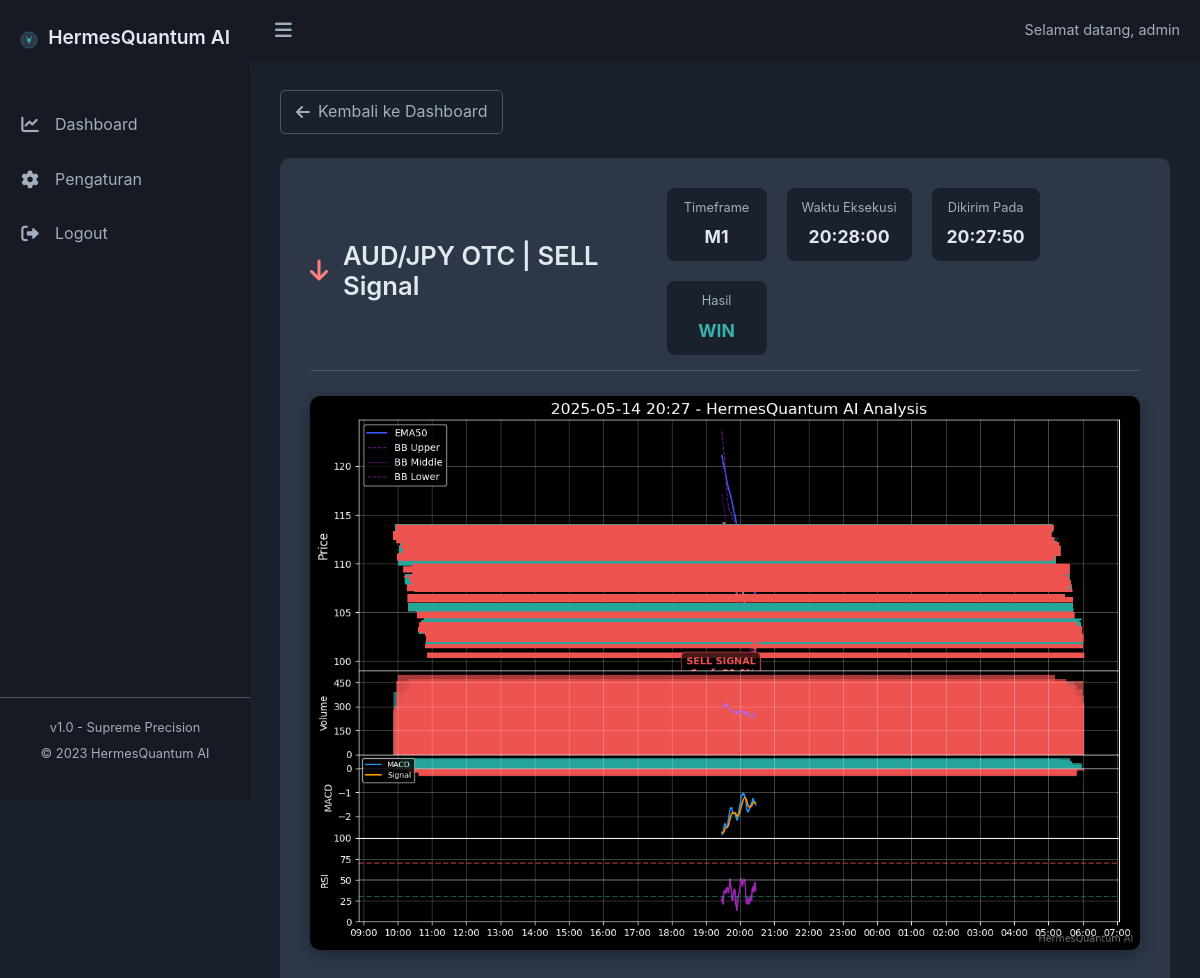
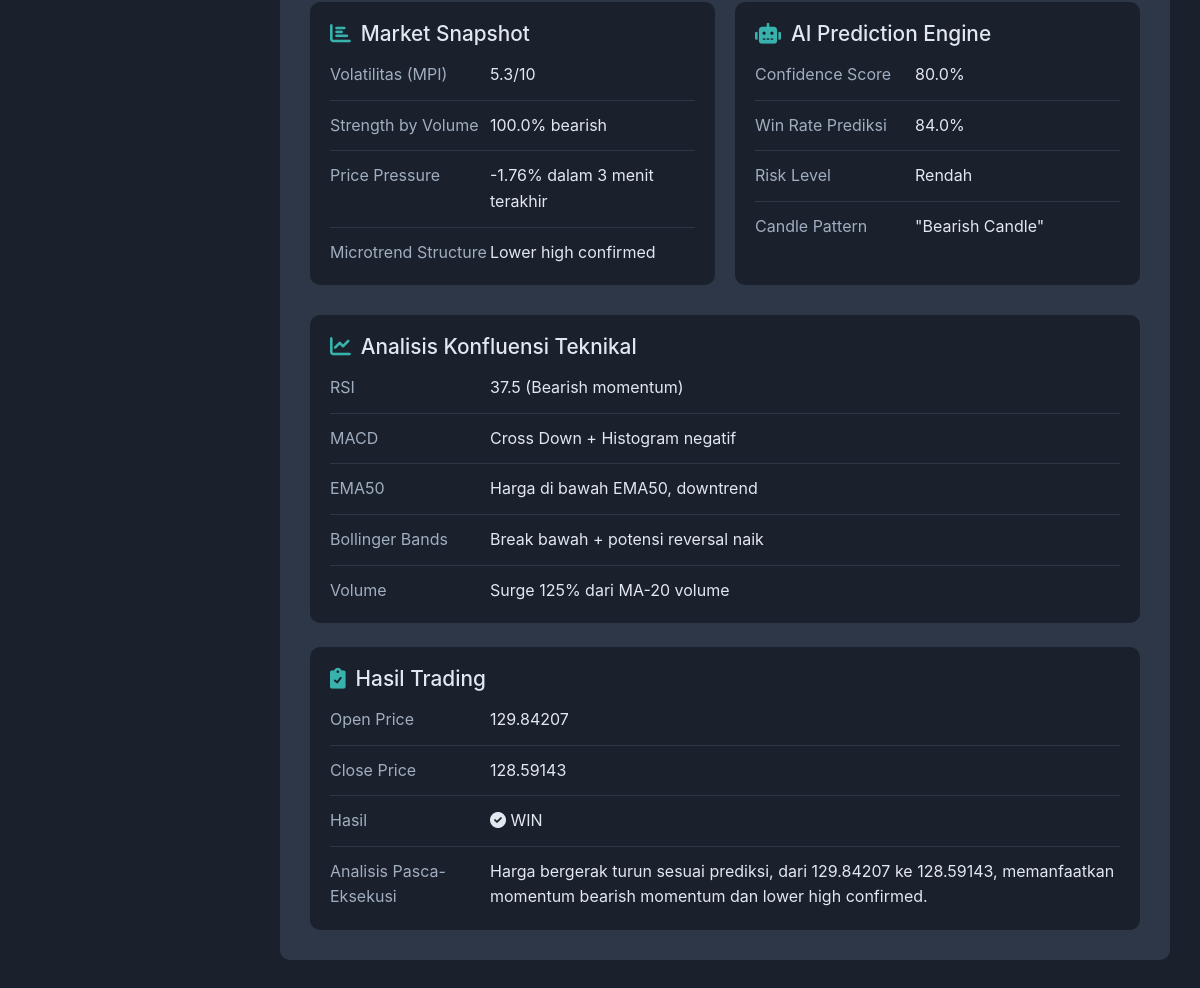
Screenshot of /signal/1 (signed in) with the database file from the repository (2 pictures, top to bottom).
### models.py (models this page shows, shortened)
class User(UserMixin, db.Model):
    id = db.Column(db.Integer, primary_key=True)
    username = db.Column(db.String(64), unique=True, nullable=False)
    email = db.Column(db.String(120), unique=True, nullable=False)
    password_hash = db.Column(db.String(256), nullable=False)
    is_admin = db.Column(db.Boolean, default=False)
    created_at = db.Column(db.DateTime, default=datetime.utcnow)

class Signal(db.Model):
    id = db.Column(db.Integer, primary_key=True)
    symbol = db.Column(db.String(32), nullable=False)  # Misalnya: AUD/JPY OTC
    timeframe = db.Column(db.String(8), nullable=False)  # Misalnya: M1
    direction = db.Column(db.String(8), nullable=False)  # BUY atau SELL
    executed_at = db.Column(db.DateTime, nullable=False)  # Waktu eksekusi (open candle)
    sent_at = db.Column(db.DateTime, nullable=False)  # Waktu sinyal dikirim
    volatility = db.Column(db.Float)  # Volatilitas (MPI)
    strength_by_volume = db.Column(db.Float)  # Dalam persentase
    price_pressure = db.Column(db.Float)  # Dalam persentase
    microtrend_structure = db.Column(db.String(64))  # Higher low, Lower high, dll
    rsi = db.Column(db.Float)  # Nilai RSI
    rsi_analysis = db.Column(db.String(128))  # Analisis RSI
    macd = db.Column(db.String(128))  # Informasi MACD
    ema50 = db.Column(db.String(128))  # Analisis EMA50
    bollinger_bands = db.Column(db.String(128))  # Analisis Bollinger Bands
    volume_analysis = db.Column(db.String(128))  # Analisis Volume
    candle_pattern = db.Column(db.String(64))  # Pola candle yang terdeteksi
    confidence = db.Column(db.Float)  # Nilai kepercayaan (dalam persentase)
    win_rate_prediction = db.Column(db.Float)  # Prediksi win rate (dalam persentase)
    risk_level = db.Column(db.String(16))  # Sangat Rendah, Rendah, Sedang, Tinggi, Sangat Tinggi
    chart_url = db.Column(db.String(256))  # URL ke gambar grafik analisis
    result = db.Column(db.String(8), nullable=True)  # WIN, LOSS, DRAW, atau None jika belum ada hasil
    open_price = db.Column(db.Float, nullable=True)  # Harga saat open
    close_price = db.Column(db.Float, nullable=True)  # Harga saat close
    post_analysis = db.Column(db.Text, nullable=True)  # Analisis pasca-eksekusi
    created_at = db.Column(db.DateTime, default=datetime.utcnow)
    updated_at = db.Column(db.DateTime, default=datetime.utcnow, onupdate=datetime.utcnow)

### app.py (the view)
@app.route('/signal/<int:signal_id>')
@login_required
def signal_detail(signal_id):
    signal = Signal.query.get_or_404(signal_id)
    return render_template('signal_detail.html', signal=signal)

### app.py (called while the page is built)
@login_manager.user_loader
def load_user(user_id):
    return db.session.get(User, int(user_id))

### templates/signal_detail.html (shortened to what this page needs)
{% extends 'layout.html' %}
{% block content %}
<div class="mb-4">
    <a href="{{ url_for('dashboard') }}" class="back-button">
        <i class="fas fa-arrow-left"></i> Kembali ke Dashboard
    </a>
</div>
<div class="signal-detail-container">
    <div class="signal-header">
        <div class="signal-title">
            <div class="signal-direction-icon {% if signal.direction == 'BUY' %}buy{% else %}sell{% endif %}">
                {% if signal.direction == 'BUY' %}
                    <i class="fas fa-arrow-up"></i>
                {% else %}
                    <i class="fas fa-arrow-down"></i>
                {% endif %}
            </div>
            <h2>{{ signal.symbol }} OTC | {{ signal.direction }} Signal</h2>
        </div>
        <div class="signal-meta">
            <div class="signal-meta-item">
                <div class="signal-meta-label">Timeframe</div>
                <div class="signal-meta-value">{{ signal.timeframe }}</div>
            </div>
            <div class="signal-meta-item">
                <div class="signal-meta-label">Waktu Eksekusi</div>
                <div class="signal-meta-value">{{ signal.executed_at.strftime('%H:%M:%S') }}</div>
            </div>
            <div class="signal-meta-item">
                <div class="signal-meta-label">Dikirim Pada</div>
                <div class="signal-meta-value">{{ signal.sent_at.strftime('%H:%M:%S') }}</div>
            </div>
            <div class="signal-meta-item">
                <div class="signal-meta-label">Hasil</div>
                {% if signal.result %}
                    <div class="signal-meta-value {{ signal.result.lower() }}">{{ signal.result }}</div>
                {% else %}
                    <div class="signal-meta-value pending">PENDING</div>
                {% endif %}
            </div>
        </div>
    </div>
    {% if signal.chart_url %}
    <div class="signal-chart">
        <img src="{{ url_for('static', filename=signal.chart_url.replace('static/', '')) }}" alt="Chart sinyal {{ signal.symbol }}">
    </div>
    {% endif %}
    <div class="signal-sections">
        <div class="signal-section">
            <h3 class="signal-section-title">
                <i class="fas fa-chart-bar"></i> Market Snapshot
            </h3>
            <ul class="signal-data-list">
                <li class="signal-data-item">
                    <div class="signal-data-label">Volatilitas (MPI)</div>
                    <div class="signal-data-value">{{ signal.volatility }}/10</div>
                </li>
                <li class="signal-data-item">
                    <div class="signal-data-label">Strength by Volume</div>
                    <div class="signal-data-value">
                        {{ signal.strength_by_volume }}%
                        {% if signal.direction == 'BUY' %}bullish{% else %}bearish{% endif %}
                    </div>
                </li>
                <li class="signal-data-item">
                    <div class="signal-data-label">Price Pressure</div>
                    <div class="signal-data-value">{{ signal.price_pressure }}% dalam 3 menit terakhir</div>
                </li>
                <li class="signal-data-item">
                    <div class="signal-data-label">Microtrend Structure</div>
                    <div class="signal-data-value">{{ signal.microtrend_structure }}</div>
                </li>
            </ul>
        </div>
        <div class="signal-section">
            <h3 class="signal-section-title">
                <i class="fas fa-robot"></i> AI Prediction Engine
            </h3>
            <ul class="signal-data-list">
                <li class="signal-data-item">
                    <div class="signal-data-label">Confidence Score</div>
                    <div class="signal-data-value">{{ signal.confidence }}%</div>
                </li>
                <li class="signal-data-item">
                    <div class="signal-data-label">Win Rate Prediksi</div>
                    <div class="signal-data-value">{{ signal.win_rate_prediction }}%</div>
                </li>
                <li class="signal-data-item">
                    <div class="signal-data-label">Risk Level</div>
                    <div class="signal-data-value">{{ signal.risk_level }}</div>
                </li>
                <li class="signal-data-item">
                    <div class="signal-data-label">Candle Pattern</div>
                    <div class="signal-data-value">"{{ signal.candle_pattern }}"</div>
                </li>
            </ul>
        </div>
    </div>
    <div class="signal-section">
        <h3 class="signal-section-title">
            <i class="fas fa-chart-line"></i> Analisis Konfluensi Teknikal
        </h3>
        <ul class="signal-data-list">
            <li class="signal-data-item">
                <div class="signal-data-label">RSI</div>
                <div class="signal-data-value">{{ signal.rsi }} ({{ signal.rsi_analysis }})</div>
            </li>
            <li class="signal-data-item">
                <div class="signal-data-label">MACD</div>
                <div class="signal-data-value">{{ signal.macd }}</div>
            </li>
            <li class="signal-data-item">
                <div class="signal-data-label">EMA50</div>
                <div class="signal-data-value">{{ signal.ema50 }}</div>
            </li>
            <li class="signal-data-item">
                <div class="signal-data-label">Bollinger Bands</div>
                <div class="signal-data-value">{{ signal.bollinger_bands }}</div>
            </li>
            <li class="signal-data-item">
                <div class="signal-data-label">Volume</div>
                <div class="signal-data-value">{{ signal.volume_analysis }}</div>
            </li>
        </ul>
    </div>
    {% if signal.result %}
    <div class="signal-section mt-4">
        <h3 class="signal-section-title">
            <i class="fas fa-clipboard-check"></i> Hasil Trading
        </h3>
        <ul class="signal-data-list">
            <li class="signal-data-item">
                <div class="signal-data-label">Open Price</div>
                <div class="signal-data-value">{{ signal.open_price }}</div>
            </li>
            <li class="signal-data-item">
                <div class="signal-data-label">Close Price</div>
                <div class="signal-data-value">{{ signal.close_price }}</div>
            </li>
            <li class="signal-data-item">
                <div class="signal-data-label">Hasil</div>
                <div class="signal-data-value {{ signal.result.lower() }}">
                    {% if signal.result == 'WIN' %}
                        <i class="fas fa-check-circle"></i>
                    {% elif signal.result == 'LOSS' %}
                        <i class="fas fa-times-circle"></i>
                    {% else %}
                        <i class="fas fa-minus-circle"></i>
                    {% endif %}
                    {{ signal.result }}
                </div>
            </li>
            <li class="signal-data-item">
                <div class="signal-data-label">Analisis Pasca-Eksekusi</div>
                <div class="signal-data-value">{{ signal.post_analysis }}</div>
            </li>
        </ul>
    </div>
    {% endif %}
</div>
{% endblock %}

### templates/layout.html (shortened to what this page needs)
<!DOCTYPE html>
<html lang="id">
<head>
    <link href="https://cdn.jsdelivr.net/npm/bootstrap@5.3.0-alpha1/dist/css/bootstrap.min.css" rel="stylesheet">
    <link rel="stylesheet" href="https://cdnjs.cloudflare.com/ajax/libs/font-awesome/6.0.0-beta3/css/all.min.css">
    <link rel="stylesheet" href="{{ url_for('static', filename='css/main.css') }}">
</head>
<body>
    <div class="sidebar">
        <div class="logo-container">
            <h1 class="logo-text">HermesQuantum AI</h1>
        </div>
        <ul class="nav-links">
            <li>
                <a href="{{ url_for('dashboard') }}" class="{% if request.endpoint == 'dashboard' %}active{% endif %}">
                    <i class="fas fa-chart-line"></i>
                    <span>Dashboard</span>
                </a>
            </li>
            <li>
                <a href="{{ url_for('settings') }}" class="{% if request.endpoint == 'settings' %}active{% endif %}">
                    <i class="fas fa-cog"></i>
                    <span>Pengaturan</span>
                </a>
            </li>
            <li>
                <a href="{{ url_for('logout') }}">
                    <i class="fas fa-sign-out-alt"></i>
                    <span>Logout</span>
                </a>
            </li>
        </ul>
        <div class="sidebar-footer">
            <p class="version">v1.0 - Supreme Precision</p>
            <p class="copyright">&copy; 2023 HermesQuantum AI</p>
        </div>
    </div>
    <main class="content">
        <header class="top-bar">
            <button class="menu-toggle" id="menu-toggle">
                <i class="fas fa-bars"></i>
            </button>
            <div class="user-info">
                {% if current_user.is_authenticated %}
                    <span class="welcome">Selamat datang, {{ current_user.username }}</span>
                {% endif %}
            </div>
        </header>
        <div class="main-content">
            {% block content %}{% endblock %}
        </div>
    </main>
</body>
</html>

### static/css/main.css (style rules this page uses)
:root { --primary-color: #38b2ac; --primary-dark: #319795; --dark-bg: #1a202c; --darker-bg: #171923; --card-bg: #2d3748; --text-light: #e2e8f0; --text-muted: #a0aec0; --border-color: #4a5568; --success-color: #38b2ac; --danger-color: #fc8181; --warning-color: #d6bc00; --sidebar-width: 250px; --sidebar-collapsed-width: 80px; --header-height: 60px; }
* { margin: 0; padding: 0; box-sizing: border-box; }
body { font-family: 'Poppins', -apple-system, BlinkMacSystemFont, 'Segoe UI', Roboto, Oxygen, Ubuntu, Cantarell, 'Open Sans', 'Helvetica Neue', sans-serif; background-color: var(--dark-bg); color: var(--text-light); line-height: 1.6; min-height: 100vh; display: flex; overflow-x: hidden; }
a { color: var(--primary-color); text-decoration: none; transition: color 0.3s; }
.sidebar { width: var(--sidebar-width); background-color: var(--darker-bg); height: 100vh; position: fixed; left: 0; top: 0; z-index: 100; transition: all 0.3s ease; display: flex; flex-direction: column; }
.logo-container { padding: 20px; display: flex; align-items: center; justify-content: center; }
.logo { width: 40px; height: 40px; }
.logo-text { margin-left: 10px; font-size: 1.2rem; font-weight: 600; color: var(--text-light); white-space: nowrap; }
.nav-links { list-style: none; padding: 0; margin: 20px 0; flex: 1; }
.nav-links li { margin-bottom: 5px; }
.nav-links a { display: flex; align-items: center; padding: 12px 20px; color: var(--text-muted); transition: all 0.3s ease; }
.nav-links a i { width: 20px; text-align: center; margin-right: 15px; font-size: 1.1rem; }
.sidebar-footer { padding: 20px; text-align: center; font-size: 0.8rem; color: var(--text-muted); border-top: 1px solid var(--border-color); }
.version { margin-bottom: 5px; }
.content { flex: 1; margin-left: var(--sidebar-width); transition: margin-left 0.3s ease; position: relative; }
.top-bar { height: var(--header-height); background-color: var(--darker-bg); display: flex; align-items: center; justify-content: space-between; padding: 0 20px; box-shadow: 0 2px 5px rgba(0, 0, 0, 0.1); }
.menu-toggle { background: transparent; border: none; color: var(--text-muted); font-size: 1.2rem; cursor: pointer; padding: 5px; display: flex; align-items: center; justify-content: center; transition: color 0.3s ease; }
.user-info { display: flex; align-items: center; }
.welcome { font-size: 0.9rem; color: var(--text-muted); }
.main-content { padding: 30px; max-width: 1400px; margin: 0 auto; }
h1 { font-size: 1.8rem; font-weight: 600; margin-bottom: 5px; color: var(--text-light); }
h2 { font-size: 1.5rem; font-weight: 600; margin-bottom: 15px; color: var(--text-light); }
h3 { font-size: 1.3rem; font-weight: 500; margin-bottom: 15px; color: var(--text-light); }

### rows the page displays
User: username "admin"
Signal: symbol "AUD/JPY", direction "SELL", timeframe "M1", executed_at "20:28:00", sent_at "20:27:50", result "WIN", chart_url+symbol (picture), volatility "5.3", strength_by_volume "100.0", price_pressure "-1.76", microtrend_structure "Lower high confirmed", confidence "80.0", win_rate_prediction "84.0", risk_level "Rendah", candle_pattern "Bearish Candle", rsi "37.5", rsi_analysis "Bearish momentum", macd "Cross Down + Histogram negatif", ema50 "Harga di bawah EMA50, downtrend", bollinger_bands "Break bawah + potensi reversal naik", volume_analysis "Surge 125% dari MA-20 volume", open_price "129.84207", close_price "128.59143", post_analysis "Harga bergerak turun sesuai prediksi, dari 129.84207 ke 128.59143, memanfaatkan momentum bearish momentum dan lower high confirmed."
